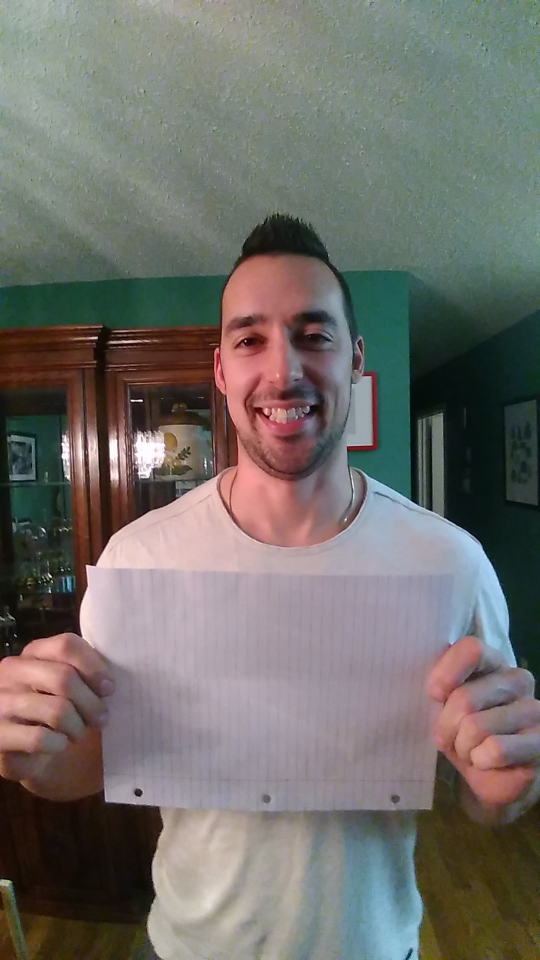
#> input picture stack.jpg, 1080 x 1920 px (shown at 1/2 size)
$ python countour-detection.py   (older library calls are emulated)
#> lines starting #> are read from the running program, lines starting #| are printed output that depends on the picture; after the words box and inside, x2 and y2 are one past the last pixel; in counts of white or black regions, pixels touching at a corner belong together
import cv2
import numpy as np
image = cv2.imread('stack.jpg',-1)
#> image is the input picture: shape (1920, 1080, 3); mean B, G, R 106.1, 110.6, 113.1
paper = cv2.resize(image,(480,768))
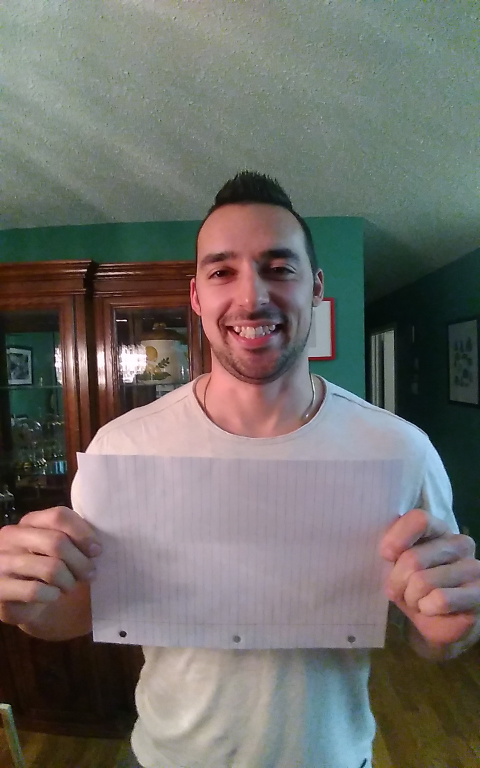
#> paper: shape (768, 480, 3); mean B, G, R 106.1, 110.5, 113.1
ret, thresh_gray = cv2.threshold(cv2.cvtColor(paper, cv2.COLOR_BGR2GRAY),
                        200, 255, cv2.THRESH_BINARY)
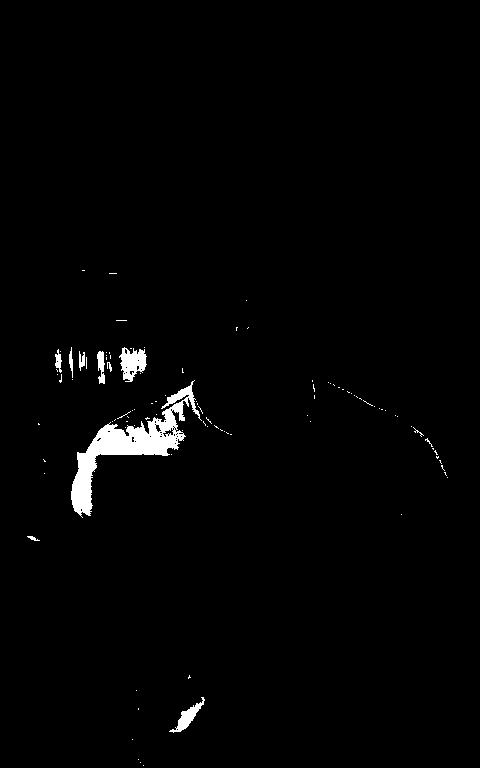
#> thresh_gray: shape (768, 480); 1.6% white; 100 white regions (90 under 20 px)
#image, contours, hier = cv2.findContours(thresh_gray, cv2.RETR_EXTERNAL,cv2.CHAIN_APPROX_NONE)
contours, hier = cv2.findContours(thresh_gray, cv2.RETR_EXTERNAL,cv2.CHAIN_APPROX_NONE)
#> contours = 100 contours, 93 with area under 20; largest, box (x1, y1, x2, y2) and area: (71, 380, 202, 518) 3926, (119, 347, 147, 382) 556, (169, 697, 205, 733) 308, (97, 351, 105, 384) 136, (55, 349, 62, 373) 68, (79, 351, 85, 371) 46, (69, 347, 73, 378) 39

for c in contours:
    rect = cv2.minAreaRect(c)
    box = cv2.boxPoints(rect)
    # convert all coordinates floating point values to int
    box = np.int0(box)
    # draw a green 'nghien' rectangle
    cv2.drawContours(paper, [box], 0, (0, 255, 0),1)
#> this loop made 100 passes
#> (rect, box) on passes 1, 2, 3, 4, 6, 7, 8: (((143, 765), (0, 0), -90), [[143, 765], [143, 765], [143, 765], [143, 765]]), (((140, 762), (0, 0), -90), [[140, 762], [140, 762], [140, 762], [140, 762]]), (((138, 759), (0, 0), -90), [[138, 759], [138, 759], [138, 759], [138, 759]]), (((132, 739), (0, 0), -90), [[132, 739], [132, 739], [132, 739], [132, 739]]), (((187.3, 714.9), (47.28, 13.6), -55.49), [[179, 738], [168, 730], [195, 691], [206, 699]]), (((136, 690), (0, 0), -90), [[136, 690], [136, 690], [136, 690], [136, 690]]), (((188.5, 676.5), (2.24, 2.24), -26.57), [[187, 678], [186, 676], [188, 675], [189, 677]])
#> (c, rect, box) on passes 5, 20, 23, 26: ([[138, 708], [138, 709]], ((138, 708.5), (1, 0), -90), [[138, 709], [138, 709], [138, 708], [138, 708]]), ([[432, 448], [433, 449], [433, 448]], ((432.8, 448.3), (0.707, 1.41), -45), [[433, 449], [432, 448], [432, 447], [433, 448]]), ([[226, 432], [227, 433], [228, 433], [227, 433]], ((226.9, 432.7), (0.447, 2.24), -63.43), [[227, 433], [225, 432], [226, 432], [228, 433]]), ([[220, 429], [221, 430], [222, 430], [221, 430]], ((220.9, 429.7), (0.447, 2.24), -63.43), [[221, 430], [219, 429], [220, 429], [222, 430]])
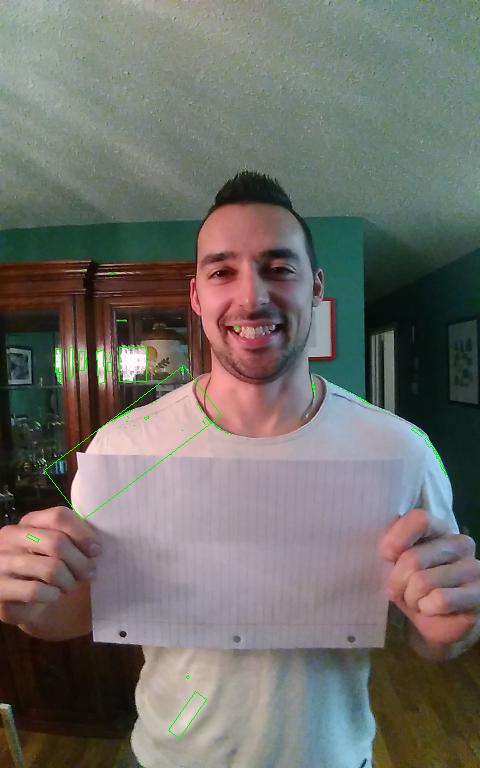
#> paper: shape (768, 480, 3); 0.35% of pixels changed, all inside (x1, y1, x2, y2) = (26, 270, 448, 766)

cv2.imshow('paper', paper)
cv2.imwrite('paper.jpg',paper)
cv2.waitKey(0)
